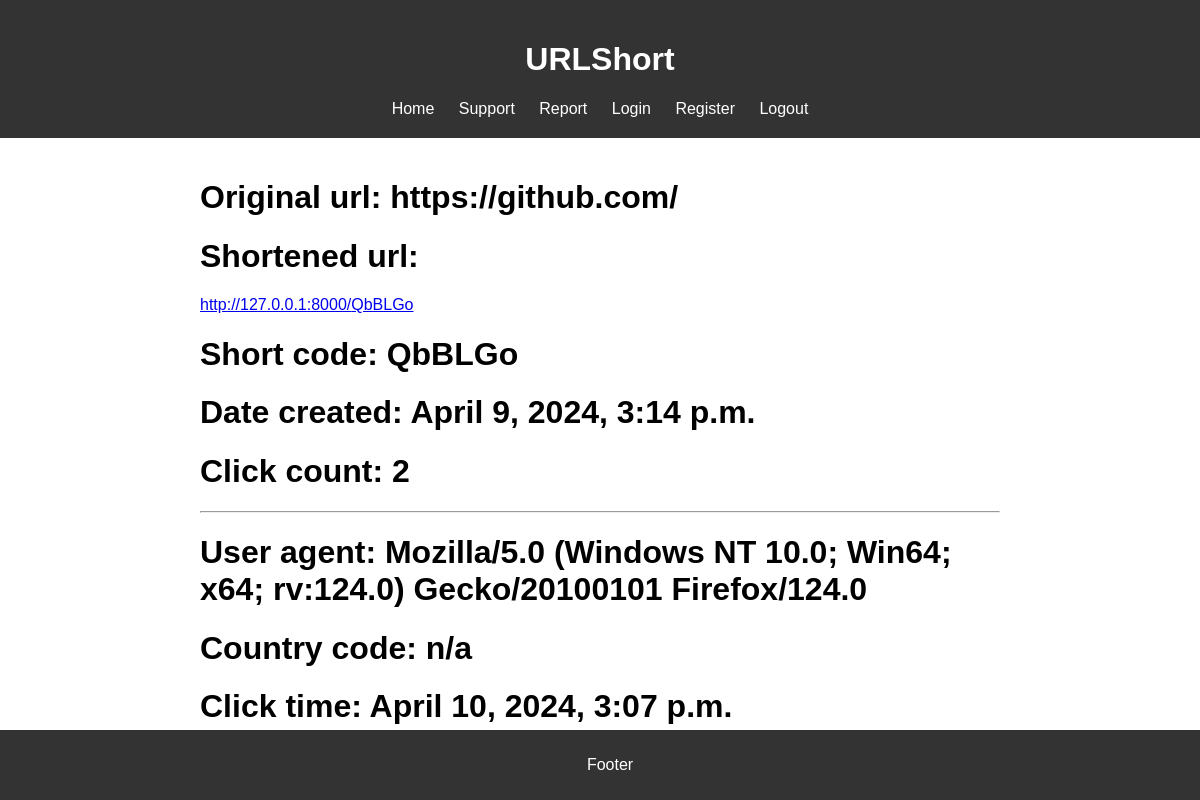
/url/5/ (signed in), run on the app's committed database.
### urlshortapp/models.py (models this page shows, shortened)
class Url(models.Model):
    user = models.ForeignKey(User, on_delete=models.CASCADE, null=True, blank=True)
    original_url = models.URLField()
    short_code = models.CharField(max_length=10, unique=True)
    created_at = models.DateTimeField(auto_now_add=True)
    click_count = models.PositiveIntegerField(default=0, blank=False, null=False)

class ClickStats(models.Model):
    url = models.ForeignKey(Url, on_delete=models.CASCADE)
    click_time = models.DateTimeField(auto_now_add=True)
    country_code = models.CharField(max_length=3, blank=True, null=True)
    user_agent = models.TextField(blank=True, null=True)

### urlshortapp/views.py (the view)
# urls.py: path('url/<int:pk>/', UrlDetailView.as_view(), name='url'),
class UrlDetailView(LoginRequiredMixin, DetailView):
    model = Url
    context_object_name = 'url'
    def get_context_data(self, **kwargs):
        context = super().get_context_data(**kwargs)
        url = self.get_object()
        click_stats = url.clickstats_set.all()
        context['click_stats'] = click_stats
        return context

### urlshortapp/templates/urlshortapp/url_detail.html (shortened to what this page needs)
{% extends 'urlshortapp/base.html' %}
{% block content %}
<h1>Original url: {{ url.original_url }}</h1>
<h1>Shortened url: </h1><a
        href="http://127.0.0.1:8000/{{ url.short_code }}">http://127.0.0.1:8000/{{ url.short_code }}</a>
<h1>Short code: {{ url.short_code }}</h1>
<h1>Date created: {{ url.created_at }}</h1>
<h1>Click count: {{ url.click_count }}</h1>
{% for click in click_stats %}
    <hr>
    <h1>User agent: {{ click.user_agent }}</h1>
    <h1>Country code: {{ click.country_code }}</h1>
    <h1>Click time: {{ click.click_time }}</h1>
{% endfor %}
{% endblock %}

### urlshortapp/static/css/styles.css (style rules this page uses)
body { margin: 0; padding: 0; font-family: Arial, sans-serif; }

### data on the page
Url: original_url "https://github.com/", short_code "QbBLGo", created_at "April 9, 2024, 3:14 p.m.", click_count "2"
ClickStats: user_agent "Mozilla/5.0 (Windows NT 10.0; Win64; x64; rv:124.0) Gecko/20100101 Firefox/124.0", country_code "n/a", click_time "April 10, 2024, 3:07 p.m."
